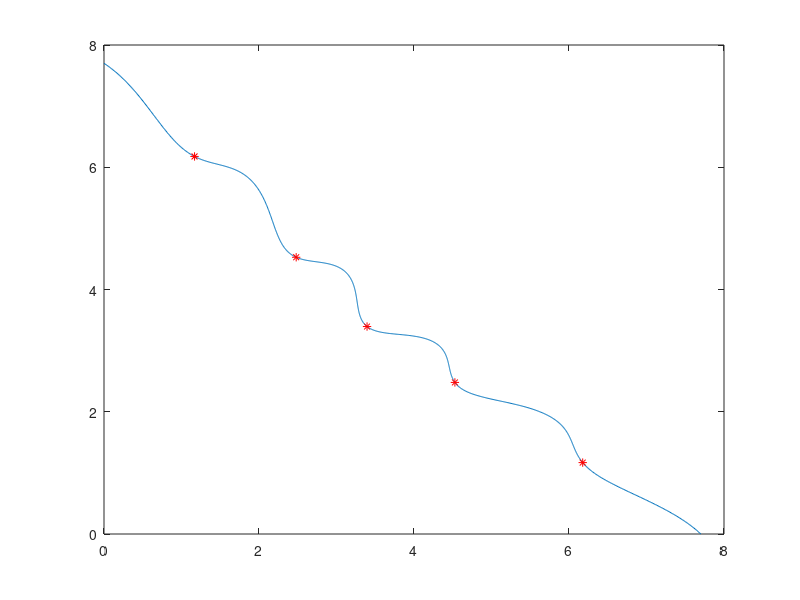

Here is the MATLAB script that generated this plot: (Note: this script raises an error after producing the figure.)
clc;
clear all;
K=5;
x=0:0.001:1;
x = [0:0.001:1];
m1 = 5+10.*(x-0.5).*(x-0.5)+cos(2.*K.*pi.*x)./K;
f1 = m1.*sin(x.*pi./2);
f2 = m1.*cos(x.*pi./2);
plot(f1,f2);
% plot(x,m1);
hold on;
%% find the index of the minima  
[~,N] = size(x); %% the size of x
index = round(N/K); %% there are two minima of the knee function. 
[mm,mxid] = min(m1(1,1:0.6*index));
[mm2,mxid2] = min(m1(1,index:2*index));
[mm3,mxid3] = min(m1(1,2*index:3*index));
[mm4,mxid4] = min(m1(1,3.409*index:4*index));
[mm5,mxid5] = min(m1(1,4.41*index:N));

xknee = [];
minx = x(mxid);
minx2 = x(mxid2+index-1);
minx3 = x(mxid3+2*index-1);
minx4 = x(round(3.409*index));
minx5 = x(round(4.41*index));
xknee =[xknee;minx;minx2;minx3;minx4;minx5];
%% verify the minima
PopObj = zeros(5,2);
for i=1:5
    m1 = 5+10*(xknee(i,1)-0.5).*(xknee(i,1)-0.5)+cos(2*K.*pi.*xknee(i,1))./K;
    f1 = m1.*sin(xknee(i,1).*pi./2);
    f2 = m1.*cos(xknee(i,1).*pi./2);
    PopObj(i,1) = f1;
    PopObj(i,2) = f2;
end
plot(PopObj(:,1),PopObj(:,2),'r*');
saveKnee('DEB2DK-',PopObj,K);
